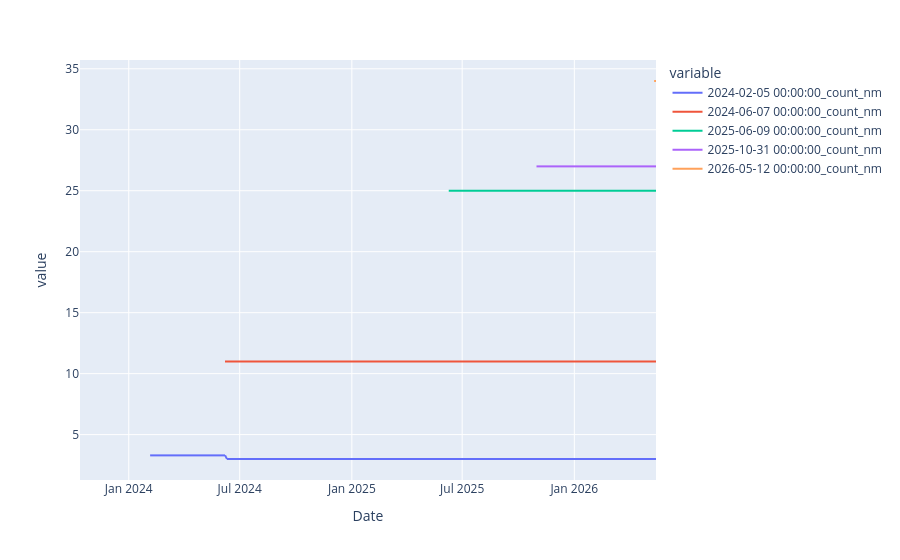

The notebook cell this image was saved under:
### Code cell
aux = la.investments_timeline.loc[:, la.investments_timeline.columns.get_level_values(2) == 'count_nm']
aux = aux['AI.PA']
aux.columns = [
    '_'.join(map(str, col)).strip('_')
    for col in aux.columns
]
aux.plot()

### Figure 1 — Plotly figure (JSON) as saved in the notebook; plotly's stock layout.template omitted (floating-point values rounded to 4 significant figures; data arrays with more than 128 entries replaced by an {"elided": "..."} marker saying what was removed)
{"data": [{"hovertemplate": "variable=2024-02-05 00:00:00_count_nm<br>Date=%{x}<br>value=%{y}<extra></extra>", "legendgroup": "2024-02-05 00:00:00_count_nm", "line": {"color": "#636efa", "dash": "solid"}, "marker": {"symbol": "circle"}, "mode": "lines", "name": "2024-02-05 00:00:00_count_nm", "showlegend": true, "type": "scattergl", "x": {"elided": "671 str values"}, "xaxis": "x", "y": {"elided": "671 float values"}, "yaxis": "y"}, {"hovertemplate": "variable=2024-06-07 00:00:00_count_nm<br>Date=%{x}<br>value=%{y}<extra></extra>", "legendgroup": "2024-06-07 00:00:00_count_nm", "line": {"color": "#EF553B", "dash": "solid"}, "marker": {"symbol": "circle"}, "mode": "lines", "name": "2024-06-07 00:00:00_count_nm", "showlegend": true, "type": "scattergl", "x": {"elided": "671 str values"}, "xaxis": "x", "y": {"elided": "671 int values"}, "yaxis": "y"}, {"hovertemplate": "variable=2025-06-09 00:00:00_count_nm<br>Date=%{x}<br>value=%{y}<extra></extra>", "legendgroup": "2025-06-09 00:00:00_count_nm", "line": {"color": "#00cc96", "dash": "solid"}, "marker": {"symbol": "circle"}, "mode": "lines", "name": "2025-06-09 00:00:00_count_nm", "showlegend": true, "type": "scattergl", "x": {"elided": "671 str values"}, "xaxis": "x", "y": {"elided": "671 int values"}, "yaxis": "y"}, {"hovertemplate": "variable=2025-10-31 00:00:00_count_nm<br>Date=%{x}<br>value=%{y}<extra></extra>", "legendgroup": "2025-10-31 00:00:00_count_nm", "line": {"color": "#ab63fa", "dash": "solid"}, "marker": {"symbol": "circle"}, "mode": "lines", "name": "2025-10-31 00:00:00_count_nm", "showlegend": true, "type": "scattergl", "x": {"elided": "671 str values"}, "xaxis": "x", "y": {"elided": "671 int values"}, "yaxis": "y"}, {"hovertemplate": "variable=2026-05-12 00:00:00_count_nm<br>Date=%{x}<br>value=%{y}<extra></extra>", "legendgroup": "2026-05-12 00:00:00_count_nm", "line": {"color": "#FFA15A", "dash": "solid"}, "marker": {"symbol": "circle"}, "mode": "lines", "name": "2026-05-12 00:00:00_count_nm", "showlegend": true, "type": "scattergl", "x": {"elided": "671 str values"}, "xaxis": "x", "y": {"elided": "671 int values"}, "yaxis": "y"}], "layout": {"legend": {"title": {"text": "variable"}, "tracegroupgap": 0}, "margin": {"t": 60}, "xaxis": {"anchor": "y", "domain": [0, 1], "title": {"text": "Date"}}, "yaxis": {"anchor": "x", "domain": [0, 1], "title": {"text": "value"}}}}
